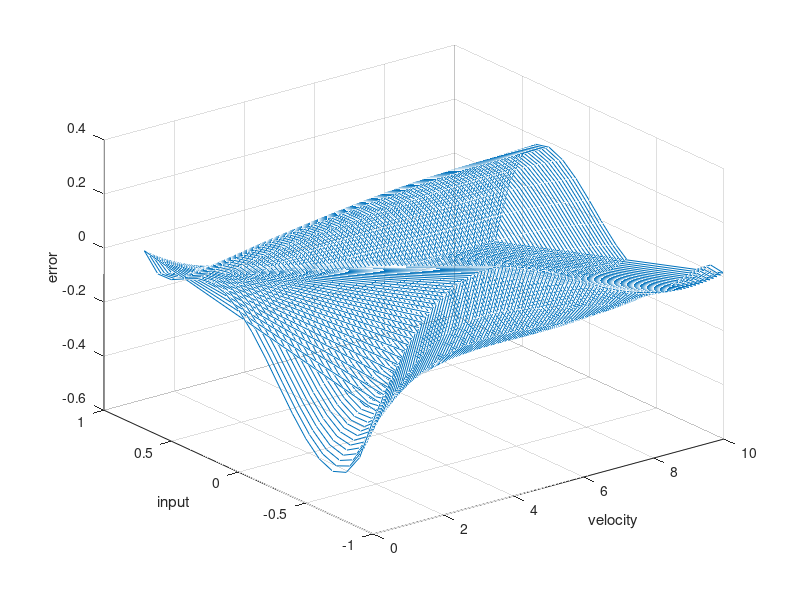

Source code (MATLAB):
vx = 8;
in = 0.2;

% combined
  vxdot = -0.6062*vx + 1.937*in + 0.08625*vx^2 ...
    +0.2565*vx*in + 4.283*in^2 -0.00339*vx^3 ...
    -0.03248*vx^2*in -0.3862*vx*in^2 + 4.878*in^3

% combined -1 to 1
u_ff_c = 0.09969*vx + 0.2586*vxdot - 0.01644*vx^2 ...
    - 0.02599*vx*vxdot - 0.02604*vxdot^2 + 0.0008585*vx^3 ...
    + 0.003402*vx^2*vxdot + 0.004922*vx*vxdot^2

% individual throttle 0 to 1
u_ff_t = 0.1492*vx + 0.224*vxdot - 0.02081*vx^2 ...
    - 0.02067*vx*vxdot - 0.01678*vxdot^2 + 0.0009505*vx^3 ...
    + 0.002101*vx^2*vxdot - 0.0008706*vx*vxdot^2

vel = []
input = []
error = [];
for vx = 0.0:0.1:10
   for in = -1:0.1:0.7
         vxdot = -0.6062*vx + 1.937*in + 0.08625*vx^2 ...
            +0.2565*vx*in + 4.283*in^2 -0.00339*vx^3 ...
            -0.03248*vx^2*in -0.3862*vx*in^2 + 4.878*in^3;
        er = in - (0.09969*vx + 0.2586*vxdot - 0.01644*vx^2 ...
    - 0.02599*vx*vxdot - 0.02604*vxdot^2 + 0.0008585*vx^3 ...
    + 0.003402*vx^2*vxdot + 0.004922*vx*vxdot^2);
        vel = [vel,vx];
        input = [input,in];
        error = [error, er];
   end
end

% for vx = 0.0:0.1:10
%    for in = 0:0.1:0.7
%          vxdot = -0.6062*vx + 1.937*in + 0.08625*vx^2 ...
%             +0.2565*vx*in + 4.283*in^2 -0.00339*vx^3 ...
%             -0.03248*vx^2*in -0.3862*vx*in^2 + 4.878*in^3;
%         er = in - (0.1492*vx + 0.224*vxdot - 0.02081*vx^2 ...
%     - 0.02067*vx*vxdot - 0.01678*vxdot^2 + 0.0009505*vx^3 ...
%     + 0.002101*vx^2*vxdot - 0.0008706*vx*vxdot^2);
%         vel = [vel,vx];
%         input = [input,in];
%         error = [error, er];
%    end
% end

plot3(vel, input, error)
xlabel('velocity')
ylabel('input')
zlabel('error')
grid on





